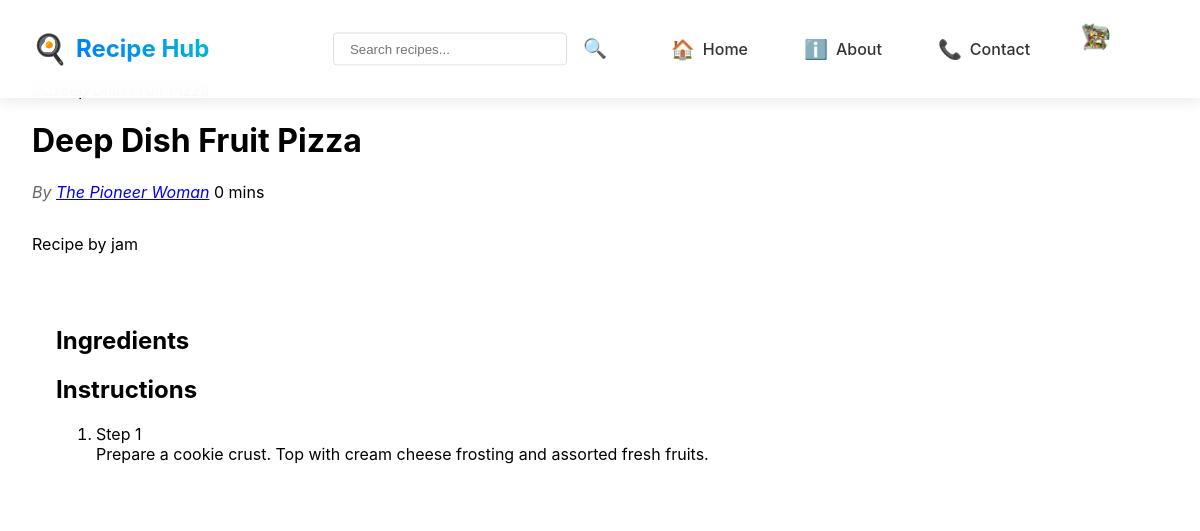
The app's page /recipe/2/ (signed in), older data.
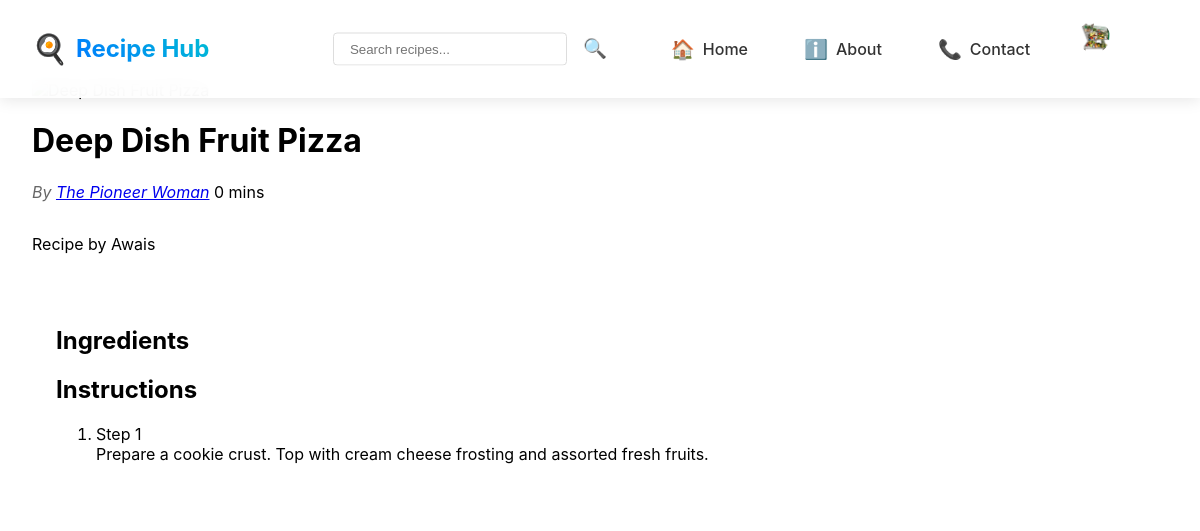
The same page, newer data.
### app/models.py (models this page shows, shortened)
class User(AbstractUser):
    profile_picture = models.ImageField(upload_to='profile_pics/', null=True, blank=True)
    role = models.ForeignKey(Role, on_delete=models.CASCADE)
    objects = CustomUserManager()
    @property
    def profile_picture_url(self):
        if self.profile_picture and hasattr(self.profile_picture, 'url'):
            return self.profile_picture.url
        return '/static/assets/image.jpg'

class Recipe(models.Model):
    title = models.CharField(max_length=100)
    source_url = models.CharField(max_length=255)
    social_rank = models.FloatField()
    image_url = models.CharField(max_length=255)
    recipe_id = models.CharField(max_length=100)
    publisher = models.ForeignKey(Publisher, on_delete=models.CASCADE)
    created_by = models.ForeignKey(User, on_delete=models.CASCADE)
    created_at = models.DateTimeField(default=timezone.now)
    updated_at = models.DateTimeField(auto_now=True)
    is_vegetarian = models.BooleanField(default=False)
    is_vegan = models.BooleanField(default=False)
    is_gluten_free = models.BooleanField(default=False)
    cooking_time = models.IntegerField(default=0)
    description = models.TextField(blank=True)
    class Meta:
        ordering = ['-created_at']

class Publisher(models.Model):
    publisher_name = models.CharField(max_length=100)
    publisher_url = models.CharField(max_length=255)

class RecipeMethod(models.Model):
    recipe = models.ForeignKey(Recipe, on_delete=models.CASCADE, related_name='methods')
    step_number = models.IntegerField()
    instruction = models.TextField()
    class Meta:
        ordering = ['step_number']

### app/views.py (the view)
# urls.py: path('recipe/<int:recipe_id>/', views.recipe_detail, name='recipe_detail'),
def recipe_detail(request, recipe_id):
    recipe = get_object_or_404(Recipe.objects.select_related('publisher', 'created_by').prefetch_related('methods'), id=recipe_id)
    methods = recipe.methods.all().order_by('step_number')
    is_admin = request.user.is_authenticated and request.user.role.role_name == 'admin'
    return render(request, 'recipe-detail.html', {
        'recipe': recipe,
        'methods': methods,
        'is_admin': is_admin
    })

### templates/recipe-detail.html (shortened to what this page needs)
{% extends 'base.html' %}
{% load static %}
{% block extra_css %}
<link rel="stylesheet" href="{% static 'css/index.css' %}">
<link rel="stylesheet" href="{% static 'css/common.css' %}">
<link rel="stylesheet" href="{% static 'css/App.css' %}">
<link rel="stylesheet" href="{% static 'css/components/NavBar.css' %}">
<link rel="stylesheet" href="{% static 'css/pages/AddRecipe.css' %}">
<link rel="stylesheet" href="{% static 'css/pages/Login.css' %}">
<link rel="stylesheet" href="{% static 'css/pages/Profile.css' %}">
<link rel="stylesheet" href="{% static 'css/pages/RecipeDetail.css' %}">
{% endblock %}
{% block content %}
<div class="recipe-detail-container">
    <div class="recipe-header">
        <div class="recipe-image">
        </div>
        <div class="recipe-info">
            <h1>{{ recipe.title }}</h1>
            <div class="recipe-meta">
                <span class="publisher">By <a href="{{ recipe.publisher.publisher_url }}" target="_blank">{{ recipe.publisher.publisher_name }}</a></span>
                <span class="cooking-time"> {{ recipe.cooking_time }} mins</span>
                <span class="social-rank"> {{ recipe.social_rank }}</span>
            </div>
            <div class="recipe-description">
                <p class="author">Recipe by {{ recipe.created_by.first_name|default:recipe.created_by.username }}</p>
            </div>
        </div>
    </div>
    <div class="recipe-content">
        <div class="ingredients-section">
            <h2>Ingredients</h2>
        </div>
        <div class="instructions-section">
            <h2>Instructions</h2>
            <ol class="instructions-list">
                {% for method in methods %}
                <li>
                    <div class="step-number">Step {{ method.step_number }}</div>
                    <div class="step-content">{{ method.instruction }}</div>
                </li>
                {% endfor %}
            </ol>
        </div>
    </div>
</div>
{% endblock %}

### templates/base.html (shortened to what this page needs)
<!DOCTYPE html>
<html lang="en">
<head>
    {% load static %}
    <link rel="stylesheet" href="{% static 'css/index.css' %}">
    <link rel="stylesheet" href="{% static 'css/common.css' %}">
    <link rel="stylesheet" href="{% static 'css/App.css' %}">
    <link rel="stylesheet" href="{% static 'css/components/NavBar.css' %}">
    <link rel="stylesheet" href="{% static 'css/pages/AddRecipe.css' %}">
    <link rel="stylesheet" href="{% static 'css/pages/Login.css' %}">
    <link rel="stylesheet" href="{% static 'css/pages/Profile.css' %}">
    <link rel="stylesheet" href="{% static 'css/pages/RecipeDetail.css' %}">
    {% block extra_css %}{% endblock %}
</head>
<body>
    <nav class="navbar">
        <div class="nav-brand">
            <a href="{% url 'home' %}">
                <span class="brand-icon">🍳</span>
                <span class="brand-text">Recipe Hub</span>
            </a>
        </div>
        <div class="nav-links">
            <div class="search-container">
                <form action="{% url 'home' %}" method="get" class="search-form">
                    <input type="text" name="search" placeholder="Search recipes..." class="nav-search-input" value="{{ request.GET.search }}">
                    <button type="submit" class="search-toggle">
                        <span class="nav-icon">🔍</span>
                    </button>
                </form>
            </div>
            <a href="{% url 'home' %}" class="nav-link">
                <span class="nav-icon">🏠</span>
                <span>Home</span>
            </a>
            <a href="{% url 'about' %}" class="nav-link">
                <span class="nav-icon">ℹ️</span>
                <span>About</span>
            </a>
            <a href="{% url 'contact' %}" class="nav-link">
                <span class="nav-icon">📞</span>
                <span>Contact</span>
            </a>
            {% if user.is_authenticated %}
                <div class="user-profile">
                    <img src="{{ user.profile_picture_url }}" alt="Profile" class="profile-picture">
                    <span class="username">{{ user.first_name|default:user.username }}</span>
                </div>
            {% else %}
                <a href="{% url 'login' %}" class="login-button">
                    <span class="nav-icon">👤</span>
                    Login
                </a>
            {% endif %}
        </div>
    </nav>
    {% block content %}{% endblock %}
</body>
</html>

### static/css/index.css (style rules this page uses)
body { margin: 0; font-family: -apple-system, BlinkMacSystemFont, 'Segoe UI', 'Roboto', 'Oxygen', 'Ubuntu', 'Cantarell', 'Fira Sans', 'Droid Sans', 'Helvetica Neue', sans-serif; -webkit-font-smoothing: antialiased; -moz-osx-font-smoothing: grayscale; }

### static/css/App.css (style rules this page uses)
.recipe-detail-container { padding: 2rem; max-width: 1200px; margin: 0 auto; }
.recipe-meta { margin-bottom: 2rem; }
.user-profile { display: flex; justify-content: space-between; align-items: center; margin-bottom: 1.5rem; }
.profile-picture { width: 50px; height: 50px; border-radius: 50%; object-fit: cover; }
.social-rank { color: white; font-size: 0.9rem; }
.recipe-content { padding: 1rem; }
.publisher { color: #666; font-style: italic; margin: 0.5rem 0; }
.navbar { background: rgba(255, 255, 255, 0.95); backdrop-filter: blur(10px); padding: 0.8rem 2rem; display: flex; justify-content: space-between; align-items: center; position: fixed; top: 0; left: 0; right: 0; z-index: 1000; box-shadow: 0 2px 15px rgba(0,0,0,0.1); }
.nav-brand a { display: flex; align-items: center; gap: 0.5rem; text-decoration: none; }
.brand-icon { font-size: 1.8rem; }
.brand-text { font-size: 1.5rem; font-weight: 700; background: linear-gradient(45deg, #007bff, #00bcd4); -webkit-background-clip: text; -webkit-text-fill-color: transparent; }
.nav-link { display: flex; align-items: center; gap: 0.5rem; padding: 0.5rem 1rem; border-radius: 8px; transition: all 0.3s ease; }
.nav-icon { font-size: 1.2rem; }
.nav-links { display: flex; align-items: center; gap: 2rem; }
.nav-links a { color: #333; text-decoration: none; font-weight: 500; transition: color 0.2s; }
.recipes-page, .profile-page, .recipe-detail-container { padding-top: 5rem; }
.search-container { position: relative; display: flex; align-items: center; }
.search-toggle { background: none; border: none; font-size: 1.2rem; cursor: pointer; padding: 0.5rem; transition: opacity 0.2s; }
.nav-search-input { position: absolute; right: 100%; top: 50%; transform: translateY(-50%); width: 0; padding: 0.5rem; border: 1px solid #ddd; border-radius: 4px; margin-right: 0.5rem; animation: slideIn 0.3s forwards; }
.nav-links { display: flex; align-items: center; gap: 1.5rem; }
.recipe-content { padding: 1.5rem; background: white; }
.publisher { color: #666; font-style: italic; margin-bottom: 1rem; }
.search-toggle { background: none; border: none; font-size: 1.2rem; cursor: pointer; padding: 0.5rem; transition: all 0.3s ease; }
.nav-search-input { padding: 0.8rem 1.2rem; border: 2px solid #e0e0e0; border-radius: 25px; width: 250px; transition: all 0.3s ease; background: white; }

### static/css/components/NavBar.css (style rules this page uses)
.navbar { background: rgba(255, 255, 255, 0.95); backdrop-filter: blur(10px); padding: 0.8rem 2rem; display: flex; justify-content: space-between; align-items: center; position: fixed; top: 0; left: 0; right: 0; z-index: 1000; box-shadow: 0 2px 15px rgba(0,0,0,0.1); }
.nav-brand { display: flex; align-items: center; }
.nav-brand a { text-decoration: none; color: #333; font-size: 1.5rem; font-weight: bold; display: flex; align-items: center; gap: 0.5rem; }
.brand-icon { font-size: 1.8rem; }
.brand-text { background: linear-gradient(45deg, #007bff, #00bcd4); -webkit-background-clip: text; -webkit-text-fill-color: transparent; }
.nav-links { display: flex; align-items: center; gap: 1.5rem; position: relative; }
.nav-link { text-decoration: none; color: #666; display: flex; align-items: center; gap: 0.5rem; transition: color 0.3s ease; white-space: nowrap; padding: 0.5rem 1rem; border-radius: 8px; }
.nav-icon { font-size: 1.2rem; }
.search-container { position: relative; display: flex; align-items: center; margin-right: 1rem; }
.search-toggle { background: none; border: none; cursor: pointer; padding: 0.5rem; transition: opacity 0.2s; display: flex; align-items: center; justify-content: center; }
.nav-search-input { padding: 0.5rem 1rem; border: 1px solid #ddd; border-radius: 4px; width: 200px; transition: all 0.3s ease; }
.user-profile { position: relative; cursor: pointer; padding: 0.5rem; border-radius: 8px; transition: all 0.3s ease; }
.profile-picture { width: 35px; height: 35px; border-radius: 50%; object-fit: cover; margin-right: 0.5rem; }
.username { color: #333; font-weight: 500; }

Row changes from the older to the newer data that the page shows:
changed through a linked row, Recipe "Deep Dish Fruit Pizza": created_by.first_name "jam" → "Awais"
